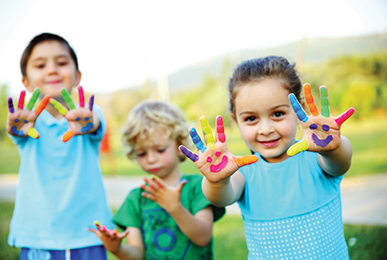
#> input picture kids.png, 387 x 260 px
$ jupyter execute Task3.ipynb
#> lines starting #> are read from the running program, lines starting #| are printed output that depends on the picture
Task3

[cell 1]
import cv2
import numpy as np
from matplotlib import pyplot as plt

16. Using OpenCV 2, read a single colored image, apply normal histogram equalization and display the original image and the result image in the same plot. The script must ask the user (you) for the path dynamically.  [Practical]

[cell 2]
imgPath = input("Enter the path of the image: ")
#> the answer given: kids.png
img = cv2.imread(imgPath)
#> img is the input picture: shape (260, 387, 3); mean B, G, R 176, 195, 177.3
imgGray = cv2.cvtColor(img, cv2.COLOR_BGR2GRAY)
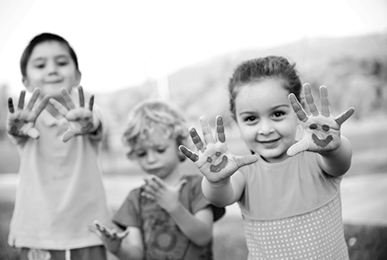
#> imgGray: shape (260, 387); min 0, max 255, mean 187.6

equ = cv2.equalizeHist(imgGray)
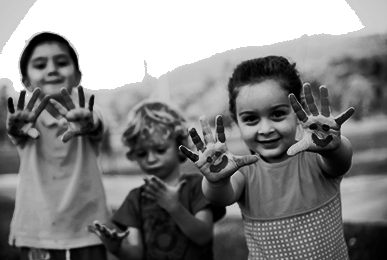
#> equ: shape (260, 387); min 0, max 255, mean 132.6
gray = cv2.cvtColor(equ, cv2.COLOR_GRAY2BGR)
print(gray.shape)
#| (260, 387, 3)
res = np.concatenate((img,gray), axis=1)
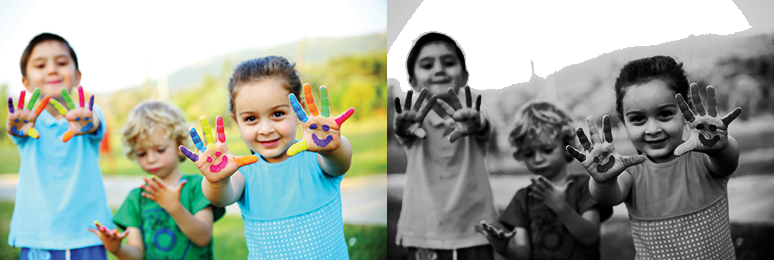
#> res: shape (260, 774, 3); mean B, G, R 154.3, 163.8, 154.9

cv2.imshow('img', res)
cv2.waitKey()
cv2.destroyAllWindows()

 17. Using OpenCV 2, read a single colored image, apply CLAHE and display the original image and the result image in the same plot. The script must ask the user (you) for the path dynamically.  [Practical]

[cell 3]
import numpy as np
import cv2

imgPath = input("Enter the path of the image: ")
#> the answer given: kids.png
img = cv2.imread(imgPath, 0)
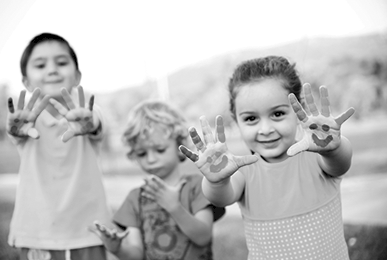
#> img: shape (260, 387); min 0, max 255, mean 191.1

clahe = cv2.createCLAHE(clipLimit=1.0, tileGridSize=(4,4))
imgClahe = clahe.apply(img)
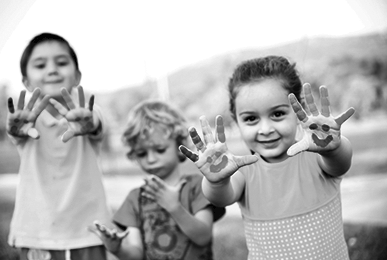
#> imgClahe: shape (260, 387); min 1, max 255, mean 182.3

res = np.hstack((img, imgClahe))
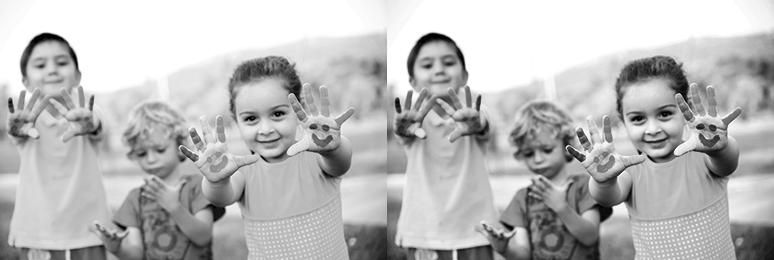
#> res: shape (260, 774); min 0, max 255, mean 186.7
cv2.imshow('img', res)
cv2.waitKey()
cv2.destroyAllWindows()

18. Using OpenCV 2, read a single colored image, apply gamma correction and display the original image and the result image in the same plot. The script must ask the user (you) for the path dynamically.  [Practical]

 9. Using OpenCV 2, read a single colored image, apply gaussian blurring and display the original image and the result image in the same plot. The script must ask the user (you) for the path dynamically.  [Practical]

[cell 4]
import numpy as np
import cv2

imgPath = input("Enter the path of the image: ")
#> the answer given: kids.png
img = cv2.imread(imgPath)

blur = cv2.GaussianBlur(img, (5,5) , 1)
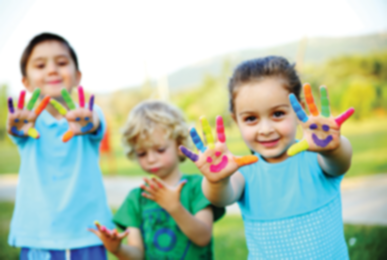
#> blur: shape (260, 387, 3); mean B, G, R 176, 195, 177.3
res = np.hstack((img, blur))
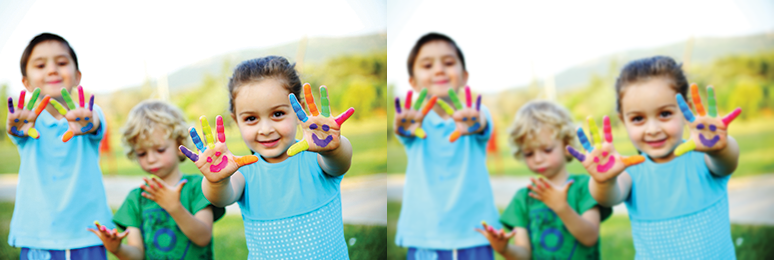
#> res: shape (260, 774, 3); mean B, G, R 176, 195, 177.3

cv2.imshow('img', res)
cv2.waitKey()
cv2.destroyAllWindows()

$ run again, with imcrop.png copied over kids.png
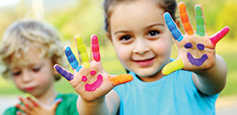
#> input picture imcrop.png, 237 x 115 px
#> img is the input picture: shape (115, 237, 3); mean B, G, R 141, 176.2, 177.2
#| (115, 237, 3)
#> img: shape (115, 237)
#> `imgClahe = clahe.apply(img)`:
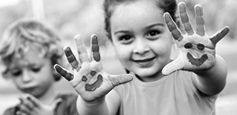
#> imgClahe: shape (115, 237); min 1, max 255, mean 166.9
#> `res = np.hstack((img, blur))`:
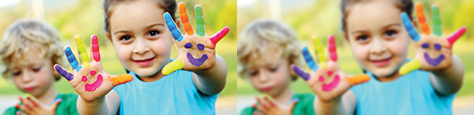
#> res: shape (115, 474, 3); mean B, G, R 141, 176.2, 177.2

$ run again, with zozo.jpg saved as kids.png
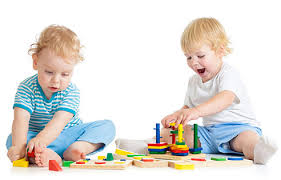
#> input picture zozo.jpg, 281 x 180 px
#> img is the input picture: shape (180, 281, 3); mean B, G, R 217.8, 222.9, 226.7
#> `equ = cv2.equalizeHist(imgGray)`:
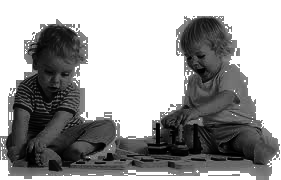
#> equ: shape (180, 281); min 0, max 255, mean 157
#| (180, 281, 3)
#> img: shape (180, 281)
#> `res = np.hstack((img, blur))`:
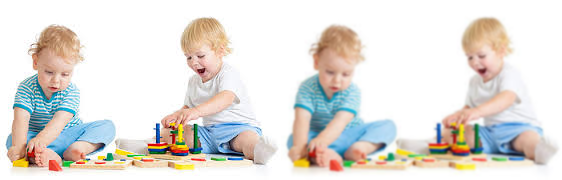
#> res: shape (180, 562, 3); mean B, G, R 217.8, 222.9, 226.7
